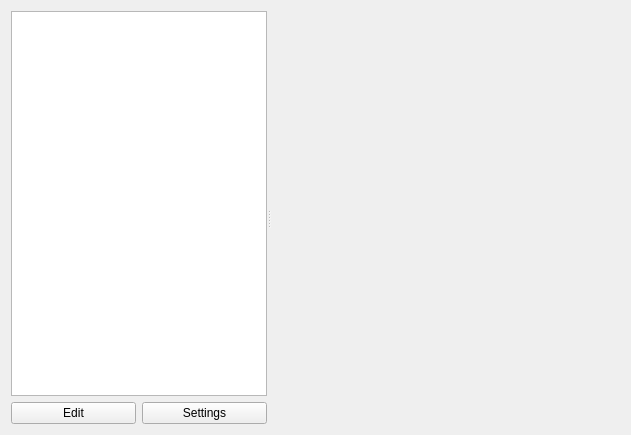
<?xml version="1.0" encoding="UTF-8"?>
<ui version="4.0">
 <class>KCMHotkeysWidget</class>
 <widget class="QWidget" name="KCMHotkeysWidget">
  <property name="geometry">
   <rect>
    <x>0</x>
    <y>0</y>
    <width>631</width>
    <height>435</height>
   </rect>
  </property>
  <property name="windowTitle">
   <string>Form</string>
  </property>
  <layout class="QHBoxLayout" name="horizontalLayout">
   <item>
    <widget class="QSplitter" name="splitter">
     <property name="orientation">
      <enum>Qt::Horizontal</enum>
     </property>
     <widget class="QWidget" name="layoutWidget">
      <layout class="QVBoxLayout" name="verticalLayout">
       <item>
        <widget class="HotkeysTreeView" name="tree_view"/>
       </item>
       <item>
        <layout class="QHBoxLayout" name="horizontalLayout_2">
         <item>
          <widget class="QPushButton" name="menu_button">
           <property name="text">
            <string>Edit</string>
           </property>
          </widget>
         </item>
         <item>
          <widget class="QPushButton" name="settings_button">
           <property name="text">
            <string>Settings</string>
           </property>
          </widget>
         </item>
        </layout>
       </item>
      </layout>
     </widget>
     <widget class="QStackedWidget" name="stack">
      <property name="sizePolicy">
       <sizepolicy hsizetype="Preferred" vsizetype="Preferred">
        <horstretch>3</horstretch>
        <verstretch>0</verstretch>
       </sizepolicy>
      </property>
      <widget class="GlobalSettingsWidget" name="global_settings"/>
      <widget class="SimpleActionDataWidget" name="simple_action"/>
      <widget class="ActionGroupWidget" name="action_group"/>
     </widget>
    </widget>
   </item>
  </layout>
 </widget>
 <customwidgets>
  <customwidget>
   <class>HotkeysTreeView</class>
   <extends>QTreeView</extends>
   <header>hotkeys_tree_view.h</header>
  </customwidget>
  <customwidget>
   <class>ActionGroupWidget</class>
   <extends>QWidget</extends>
   <header>action_group_widget.h</header>
   <container>1</container>
  </customwidget>
  <customwidget>
   <class>SimpleActionDataWidget</class>
   <extends>QWidget</extends>
   <header>simple_action_data_widget.h</header>
   <container>1</container>
  </customwidget>
  <customwidget>
   <class>GlobalSettingsWidget</class>
   <extends>QWidget</extends>
   <header>global_settings_widget.h</header>
   <container>1</container>
  </customwidget>
 </customwidgets>
 <resources/>
 <connections/>
</ui>
